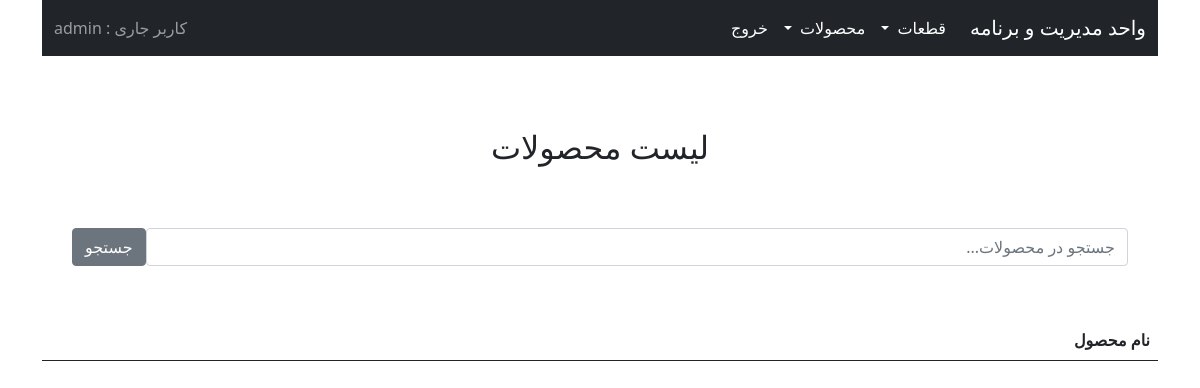
/support/products/list/ (signed in), run on an earlier commit of the app's database.
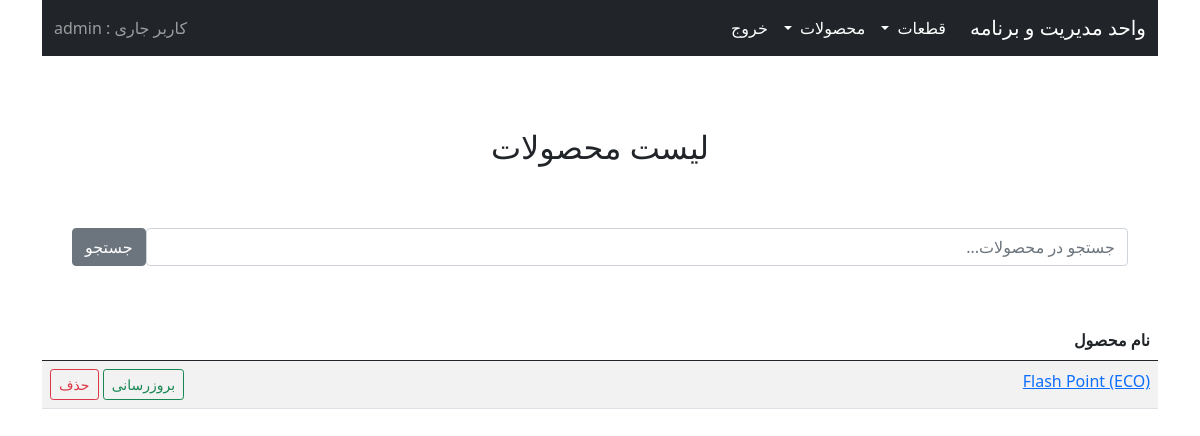
And on a later commit of the database.
### support/models.py (models this page shows)
class Product(models.Model):
    product_models = (
        ('BASIC', 'BASIC'),
        ('ECO', 'ECONOMY'),
        ('PRO', 'PROFESSIONAL'),
        ('FULL', 'FULL'),
    )
    product_name = models.CharField(verbose_name=_('product name'), max_length=200)
    product_model = models.CharField(verbose_name=_('Product model'), max_length=200, choices=product_models, default='eco')
    product_part = models.ManyToManyField(Part, through='PartPack', blank=True)
    class Meta:
        verbose_name = _('product')
        verbose_name_plural = _('products')
    def __str__(self):
        return "%s (%s)" % (self.product_name, self.product_model)

### support/views.py (the view)
# urls.py: path('products/list/', views.product_list, name='product-list'),
def product_list(request):
    if request.method == 'POST':
        searched_item = request.POST['searched_item']
        products_list = Product.objects.filter(Q(product_name__contains=searched_item)).order_by('product_name')
    else:
        products_list = Product.objects.all().order_by('product_name')
        searched_item = ''
    return render(request, 'support/products_list.html',
                  {'products_list': products_list, 'searched_item': searched_item})

### support/templates/support/products_list.html (shortened to what this page needs)
{% extends 'mainapp/base.html' %}
{% block content %}
{% include './navbar.html' %}
<br>
<br>
<br>
<center>
<h2>لیست محصولات</h2>
</center>
<br>
      <form class="d-flex" style="padding: 30px" action="" method=POST>
        <input class="form-control" type="search" value="{{ searched_item }}" placeholder="جستجو در محصولات..." name="searched_item">
        <button class="btn btn-secondary" type="submit">جستجو</button>
      </form>
<br>
<table class="table table-striped table-hover table-responsive">
    <thead>
    <tr>
        <th scope="col">نام محصول</th>
        <th scope="col"></th>
    </tr>
    </thead>
    <tbody>
{% for product in products_list %}
   <tr>
       <td>
           <a href="{% url 'product-show' product.id %}"> {{ product }} </a>
       </td>
       <td align="left">
           <a href="{% url 'product-update' product.id %}" class="btn btn-outline-success btn-sm"> بروزرسانی </a>
           <a href="{% url 'product-delete' product.id %}" class="btn btn-outline-danger btn-sm"> حذف </a>
       </td>
   </tr>
{% endfor %}
    </tbody>
</table>
{% endblock %}

What changed in the data, as far as the page shows it:
added Product: product_name+product_model "Flash Point (ECO)"
